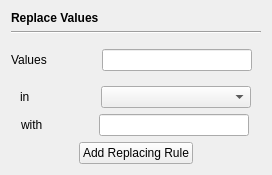
            <widget class="QWidget" name="tab_3">
             <attribute name="title">
              <string>Replacing</string>
             </attribute>
             <layout class="QGridLayout" name="gridLayout_43">
              <item row="0" column="0">
               <layout class="QVBoxLayout" name="verticalLayout_31">
                <item>
                 <widget class="QLabel" name="label_35">
                  <property name="sizePolicy">
                   <sizepolicy hsizetype="Minimum" vsizetype="Fixed">
                    <horstretch>0</horstretch>
                    <verstretch>0</verstretch>
                   </sizepolicy>
                  </property>
                  <property name="font">
                   <font>
                    <weight>75</weight>
                    <bold>true</bold>
                   </font>
                  </property>
                  <property name="text">
                   <string>Replace Values</string>
                  </property>
                 </widget>
                </item>
                <item>
                 <widget class="Line" name="line_3">
                  <property name="orientation">
                   <enum>Qt::Horizontal</enum>
                  </property>
                 </widget>
                </item>
                <item>
                 <layout class="QHBoxLayout" name="horizontalLayout_24">
                  <item>
                   <widget class="QLabel" name="label_52">
                    <property name="sizePolicy">
                     <sizepolicy hsizetype="Fixed" vsizetype="Fixed">
                      <horstretch>0</horstretch>
                      <verstretch>0</verstretch>
                     </sizepolicy>
                    </property>
                    <property name="text">
                     <string>Values</string>
                    </property>
                   </widget>
                  </item>
                  <item>
                   <spacer name="horizontalSpacer_9">
                    <property name="orientation">
                     <enum>Qt::Horizontal</enum>
                    </property>
                    <property name="sizeType">
                     <enum>QSizePolicy::Preferred</enum>
                    </property>
                    <property name="sizeHint" stdset="0">
                     <size>
                      <width>40</width>
                      <height>20</height>
                     </size>
                    </property>
                   </spacer>
                  </item>
                  <item>
                   <widget class="QStackedWidget" name="pre_process_replacing_stackedWidget">
                    <property name="sizePolicy">
                     <sizepolicy hsizetype="Preferred" vsizetype="Fixed">
                      <horstretch>0</horstretch>
                      <verstretch>0</verstretch>
                     </sizepolicy>
                    </property>
                    <property name="minimumSize">
                     <size>
                      <width>150</width>
                      <height>0</height>
                     </size>
                    </property>
                    <property name="maximumSize">
                     <size>
                      <width>16777215</width>
                      <height>16777215</height>
                     </size>
                    </property>
                    <property name="frameShape">
                     <enum>QFrame::NoFrame</enum>
                    </property>
                    <property name="frameShadow">
                     <enum>QFrame::Plain</enum>
                    </property>
                    <property name="currentIndex">
                     <number>0</number>
                    </property>
                    <widget class="QWidget" name="page_numeric">
                     <layout class="QGridLayout" name="gridLayout_16">
                      <item row="0" column="0">
                       <widget class="QLineEdit" name="replaced_value_lineEdit">
                        <property name="sizePolicy">
                         <sizepolicy hsizetype="Fixed" vsizetype="Fixed">
                          <horstretch>0</horstretch>
                          <verstretch>0</verstretch>
                         </sizepolicy>
                        </property>
                        <property name="minimumSize">
                         <size>
                          <width>150</width>
                          <height>0</height>
                         </size>
                        </property>
                        <property name="maximumSize">
                         <size>
                          <width>120</width>
                          <height>16777215</height>
                         </size>
                        </property>
                       </widget>
                      </item>
                     </layout>
                    </widget>
                    <widget class="QWidget" name="page_categorical">
                     <layout class="QGridLayout" name="gridLayout_19">
                      <item row="0" column="0">
                       <widget class="QComboBox" name="replaced_value_comboBox">
                        <property name="sizePolicy">
                         <sizepolicy hsizetype="Fixed" vsizetype="Fixed">
                          <horstretch>0</horstretch>
                          <verstretch>0</verstretch>
                         </sizepolicy>
                        </property>
                        <property name="minimumSize">
                         <size>
                          <width>150</width>
                          <height>0</height>
                         </size>
                        </property>
                        <property name="maximumSize">
                         <size>
                          <width>120</width>
                          <height>16777215</height>
                         </size>
                        </property>
                       </widget>
                      </item>
                     </layout>
                    </widget>
                   </widget>
                  </item>
                 </layout>
                </item>
                <item>
                 <layout class="QHBoxLayout" name="horizontalLayout_17">
                  <item>
                   <widget class="QLabel" name="label_in">
                    <property name="sizePolicy">
                     <sizepolicy hsizetype="Fixed" vsizetype="Fixed">
                      <horstretch>0</horstretch>
                      <verstretch>0</verstretch>
                     </sizepolicy>
                    </property>
                    <property name="minimumSize">
                     <size>
                      <width>26</width>
                      <height>0</height>
                     </size>
                    </property>
                    <property name="maximumSize">
                     <size>
                      <width>16777215</width>
                      <height>16777215</height>
                     </size>
                    </property>
                    <property name="text">
                     <string>in</string>
                    </property>
                   </widget>
                  </item>
                  <item>
                   <spacer name="horizontalSpacer_10">
                    <property name="orientation">
                     <enum>Qt::Horizontal</enum>
                    </property>
                    <property name="sizeType">
                     <enum>QSizePolicy::Preferred</enum>
                    </property>
                    <property name="sizeHint" stdset="0">
                     <size>
                      <width>40</width>
                      <height>20</height>
                     </size>
                    </property>
                   </spacer>
                  </item>
                  <item>
                   <widget class="QComboBox" name="replace_columnSelection_comboBox">
                    <property name="sizePolicy">
                     <sizepolicy hsizetype="Fixed" vsizetype="Fixed">
                      <horstretch>0</horstretch>
                      <verstretch>0</verstretch>
                     </sizepolicy>
                    </property>
                    <property name="minimumSize">
                     <size>
                      <width>150</width>
                      <height>0</height>
                     </size>
                    </property>
                    <property name="maximumSize">
                     <size>
                      <width>120</width>
                      <height>16777215</height>
                     </size>
                    </property>
                   </widget>
                  </item>
                 </layout>
                </item>
                <item>
                 <layout class="QHBoxLayout" name="horizontalLayout_18">
                  <item>
                   <widget class="QLabel" name="label_with">
                    <property name="sizePolicy">
                     <sizepolicy hsizetype="Fixed" vsizetype="Fixed">
                      <horstretch>0</horstretch>
                      <verstretch>0</verstretch>
                     </sizepolicy>
                    </property>
                    <property name="maximumSize">
                     <size>
                      <width>16777215</width>
                      <height>16777215</height>
                     </size>
                    </property>
                    <property name="text">
                     <string>with</string>
                    </property>
                    <property name="alignment">
                     <set>Qt::AlignLeading|Qt::AlignLeft|Qt::AlignVCenter</set>
                    </property>
                   </widget>
                  </item>
                  <item>
                   <spacer name="horizontalSpacer_11">
                    <property name="orientation">
                     <enum>Qt::Horizontal</enum>
                    </property>
                    <property name="sizeType">
                     <enum>QSizePolicy::Preferred</enum>
                    </property>
                    <property name="sizeHint" stdset="0">
                     <size>
                      <width>40</width>
                      <height>20</height>
                     </size>
                    </property>
                   </spacer>
                  </item>
                  <item>
                   <widget class="QLineEdit" name="replacing_value_lineEdit">
                    <property name="sizePolicy">
                     <sizepolicy hsizetype="Fixed" vsizetype="Fixed">
                      <horstretch>0</horstretch>
                      <verstretch>0</verstretch>
                     </sizepolicy>
                    </property>
                    <property name="minimumSize">
                     <size>
                      <width>150</width>
                      <height>0</height>
                     </size>
                    </property>
                    <property name="maximumSize">
                     <size>
                      <width>120</width>
                      <height>16777215</height>
                     </size>
                    </property>
                   </widget>
                  </item>
                 </layout>
                </item>
                <item>
                 <layout class="QHBoxLayout" name="horizontalLayout_6">
                  <item>
                   <widget class="QPushButton" name="addrule_replace_value_pushButton">
                    <property name="sizePolicy">
                     <sizepolicy hsizetype="Fixed" vsizetype="Fixed">
                      <horstretch>0</horstretch>
                      <verstretch>0</verstretch>
                     </sizepolicy>
                    </property>
                    <property name="text">
                     <string>Add Replacing Rule</string>
                    </property>
                   </widget>
                  </item>
                 </layout>
                </item>
               </layout>
              </item>
             </layout>
            </widget>
